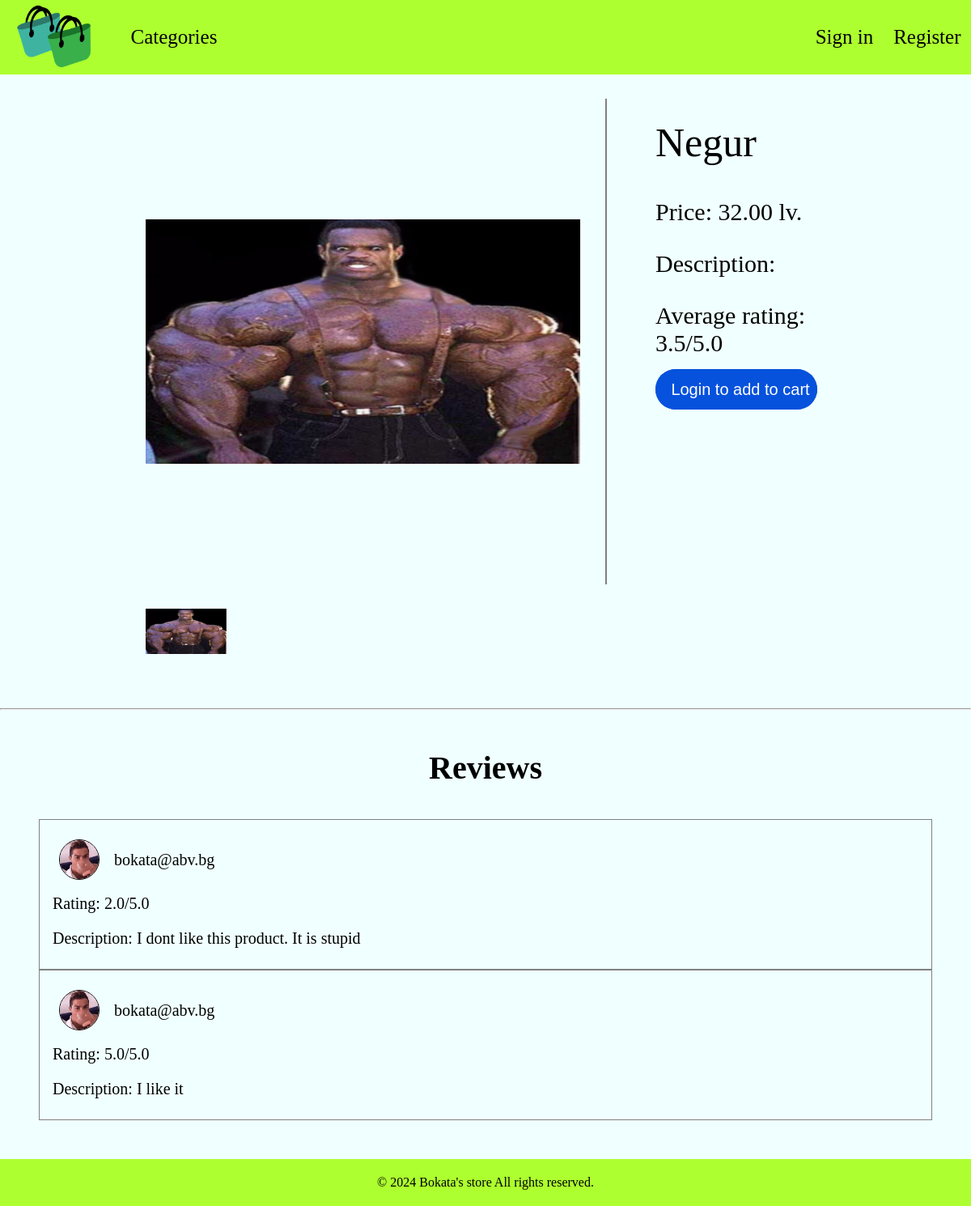
The app's page /products/negur with its own data.
### bokatas_store/products/models.py (models this page shows)
class Product(SlugFieldMixin, Timestamps):
    NAME_MAX_LENGTH = 50
    NAME_MIN_LENGTH = 3
    name = models.CharField(
        max_length=NAME_MAX_LENGTH,
        null=False,
        blank=False,
        unique=True,
        validators=(
            MinLengthValidator(
                limit_value=NAME_MIN_LENGTH,
                message=f"{__name__} name must contain at latest {NAME_MIN_LENGTH}",
            ),
        ),
        error_messages={
            "max_length": f"{__name__} name must conatain max {NAME_MAX_LENGTH}",
        }
    )
    price = models.DecimalField(
        max_digits=10,
        decimal_places=2,
        null=False,
        blank=False,
    )
    description = models.TextField(
        null=True,
        blank=True,
    )
    count = models.SmallIntegerField(
        null=False,
        blank=False,
        default=0,
    )
    category = models.ForeignKey(
        Category,
        on_delete=models.CASCADE,
    )

class ProductPicture(models.Model):
    class Meta:
        verbose_name_plural = "product pictures"
    product = models.ForeignKey(
        Product,
        on_delete=models.CASCADE,
    )
    picture = models.ImageField(
        upload_to="product_pictures",
        null=False,
        blank=False,
    )

class Review(Timestamps):
    rating = models.DecimalField(
        null=False,
        blank=False,
        max_digits=3,
        decimal_places=1,
        validators=(
            MinValueValidator(0.5),
            MaxValueValidator(5),
        )
    )
    description = models.TextField()
    product = models.ForeignKey(
        Product,
        on_delete=models.CASCADE,
    )
    user = models.ForeignKey(
        UserModel,
        on_delete=models.CASCADE,
    )

### bokatas_store/accounts/models.py (models this page shows)
class BokataStoreUser(Timestamps, AbstractBaseUser, PermissionsMixin):
    email = models.EmailField(
        unique=True,
        null=False,
        blank=False,
    )
    phone_number = PhoneNumberField(
        region="BG",
        unique=True,
    )
    is_staff = models.BooleanField(
        _("staff status"),
        default=False,
        help_text=_("Designates whether the user can log into this admin site."),
    )
    is_active = models.BooleanField(
        _("active"),
        default=True,
        help_text=_(
            "Designates whether this user should be treated as active. "
            "Unselect this instead of deleting accounts."
        ),
    )
    objects = BokataStoreUserManager()
    USERNAME_FIELD = "email"
    REQUIRED_FIELDS = ["phone_number"]

### bokatas_store/profiles/models.py (models this page shows)
class UserProfile(UserField):
    class GenderChoices(models.TextChoices):
        MALE = "male"
        FEMALE = "female"
        OTHER = "other"
        PREFER_NOT_TO_SAY = "prefer not to say"
    FIRST_NAME_MAX_LENGTH = 50
    LAST_NAME_MAX_LENGTH = 50
    GENDER_MAX_LENGTH = 20
    first_name = models.CharField(
        max_length=FIRST_NAME_MAX_LENGTH,
        blank=True,
        null=True,
        validators=(
            RegexValidator(
                regex=r"^[a-zA-Z]+$",
                message="First name can contain only letters",
            ),
        )
    )
    last_name = models.CharField(
        max_length=LAST_NAME_MAX_LENGTH,
        blank=True,
        null=True,
        validators=(
            RegexValidator(
                regex=r"^[a-zA-Z]+$",
                message="Last name can contain only letters",
            ),
        )
    )
    gender = models.CharField(
        max_length=20,
        choices=GenderChoices,
        null=True,
        blank=True,
    )
    profile_picture = models.ImageField(
        upload_to="profile_pictures",
        default="profile_pictures/default_profile_picture.webp"
    )

### bokatas_store/products/views.py (the view, shortened to what this page needs)
# urls.py: path("", DetailsProductView.as_view(), name="details-product"),
class DetailsProductView(views.DetailView):
    queryset = (Product.objects
                .prefetch_related("productpicture_set")
                .prefetch_related("review_set")
                .prefetch_related("category")
                .prefetch_related("review_set__user")
                )
    template_name = "products/details.html"
    def get_context_data(self, **kwargs):
        form = CreateReviewForm()
        context = super().get_context_data(**kwargs)
        context["form"] = form
        avg_rating = Review.objects.filter(product=self.object).aggregate(Avg("rating")).get("rating__avg", None)
        context["avg_rating"] = avg_rating
        return context

### templates/products/details.html (shortened to what this page needs)
{% extends 'base.html' %}
{% load static %}
{% block styles %}
    <link rel="stylesheet" href="{% static 'css/product.css' %}">
{% endblock %}
{% block content %}
    <div class="cart">
        <div class="images">
            <div class="product-image-container">
                <img id="main-image" src="{{ MEDIA_URL }}{{ object.productpicture_set.first.picture.url }}"
                     alt="Main Product Image">
            </div>
            <div class="thumbnail-gallery" style="max-width: 540px; margin: 1em">
                {% for image in object.productpicture_set.all %}
                    <img style="max-height: 100px; max-width: 100px; cursor: pointer" src="{{ image.picture.url }}"
                         alt="Thumbnail" class="thumbnail">
                {% endfor %}
            </div>
        </div>
        <div class="texts">
            <p style="font-size: 50px">{{ object.name }}</p>
            <p>Price: {{ object.price }} lv.</p>
            <p>Description: {{ object.description }}</p>
            {% if avg_rating %}
                <p>Average rating: {{ avg_rating|floatformat:1 }}/5.0</p>
            {% endif %}
            {% if request.user.is_authenticated %}
                <a href="{% url 'add-product-to-shopping-cart' pk=object.pk %}">
                    <button class="addtocart" style="width: 200px; height: 50px; font-size: 20px">
                        <div class="pretext">
                            <i class="fas fa-cart-plus"></i> ADD TO CART
                        </div>
                        <div class="pretext done">
                            <div class="posttext"><i class="fas fa-check"></i> ADDED</div>
                        </div>
                    </button>
                </a>
            {% else %}
                <a href="{% url 'login-user' %}">
                    <button class="addtocart" style="width: 200px; height: 50px; font-size: 20px">
                        <div class="pretext">
                             Login to add to cart
                        </div>
                    </button>
                </a>
            {% endif %}
        </div>
    </div>
    <hr>
    <div class="reviews">
        <h2 style="text-align: center; padding: 0 0 1em; font-size: 40px">Reviews</h2>
        {% for review in object.review_set.all %}
            <div class="review">
                <div class="pf-info">
                    <img class="reviewer-pf" src="{{ MEDIA_URL }}{{ review.user.userprofile.profile_picture.url }}"
                         alt="">
                    <p>
                        {% if review.user.userprofile.first_name == None and review.user.userprofile.last_name == None %}
                            {{ review.user.email }}
                        {% else %}
                            {{ review.user.userprofile.first_name|default_if_none:"" }}
                            {{ review.user.userprofile.last_name|default_if_none:"" }}
                        {% endif %}
                    </p>
                </div>
                <p>Rating: {{ review.rating }}/5.0</p>
                <p>Description: {{ review.description }}</p>
            </div>
        {% endfor %}
    </div>
{% endblock %}

### templates/base.html (shortened to what this page needs)
{% load static %}
<!DOCTYPE html>
<html lang="en">
<head>
    <link rel="stylesheet" href="{% static 'css/styles.css' %}">
    {% block styles %}
    {% endblock %}
</head>
<body>
<header class="site-header">
    <div class="left">
        <a href="{% url 'index' %}"><img class="site-icon" src="{% static 'images/site-icon.png' %}"
                                         alt="site icon"></a>
        <a class="text" href="{% url 'list-category' %}">Categories</a>
    </div>
    <div class="right">
        {% if not request.user.is_authenticated %}
            <a class="text" href="{% url 'login-user' %}">Sign in</a>
            <a class="text" href="{% url 'register-user' %}">Register</a>
        {% endif %}
    </div>
</header>
{% block content %}
{% endblock %}
<footer class="site-footer">
    <p>&copy; 2024 Bokata's store All rights reserved.</p>
</footer>
</body>
</html>

### static/css/product.css (style rules this page uses)
.cart { align-self: center; display: flex; flex-direction: row; width: 80vw; }
.cart > * { margin: 1em; font-size: 30px; }
.product-image-container { padding: 1em; width: 600px; height: 600px; border-right: 2px solid gray; }
.product-image-container > img { object-fit: contain; height: 100%; width: 100%; }
.texts { width: 600px; }
.texts > p { padding: 0.5em 0em; }
.reviews { padding: 3em; }
.review { padding: 1em; border: 1px solid gray; }
.reviewer-pf { width: 50px; height: 50px; border: 1px solid black; border-radius: 50%; }
.pf-info { display: flex; align-items: center; }
.pf-info > * { margin: 0.5em; }
.pf-info > p { font-size: 20px; }
.review > p { padding: 0.5em 0; font-size: 20px; }

### static/css/header.css (style rules this page uses)
header.site-header { display: flex; justify-content: space-between; align-items: center; width: 100%; height: 6em; background: greenyellow; }
header.site-header img.site-icon { height: 5.5em; }
header > div.left, header > div.right { display: flex; align-items: center; }
header.site-header > div.left > * { margin: 0 1em; }
header.site-header > div.right > * { margin: 0 0.5em; }
header.site-header > div > a.text { font-size: 25px; text-decoration: none; color: black; }
div.right > a { display: flex; align-items: center; }

### static/css/footer.css (style rules this page uses)
footer.site-footer { align-self: center; margin-top: auto; background-color: greenyellow; width: 100%; }
footer.site-footer > p { padding: 20px; text-align: center; }

### static/css/add_to_cart_button.css (style rules this page uses)
.addtocart { display: block; padding: 0.5em 1em 0.5em 1em; border-radius: 100px; border: none; font-size: 2em; position: relative; background: #0652DD; cursor: pointer; height: 2em; width: 10em; overflow: hidden; transition: transform 0.1s; z-index: 1; }
.pretext { color: #fff; background: #0652DD; position: absolute; top: 0; left: 0; height: 100%; width: 100%; display: flex; justify-content: center; align-items: center; font-family: 'Quicksand', sans-serif; }

### records on screen
Product: productpicture_set.first.picture (picture), name "Negur", price "32.00"
ProductPicture: picture (picture)
Review: user.userprofile.profile_picture (picture), user.email "bokata@abv.bg", rating "2.0", description "I dont like this product. It is stupid"
Review: user.userprofile.profile_picture (picture), user.email "bokata@abv.bg", rating "5.0", description "I like it"

### other values on screen
{{ avg_rating|floatformat:1 }} "3.5"
